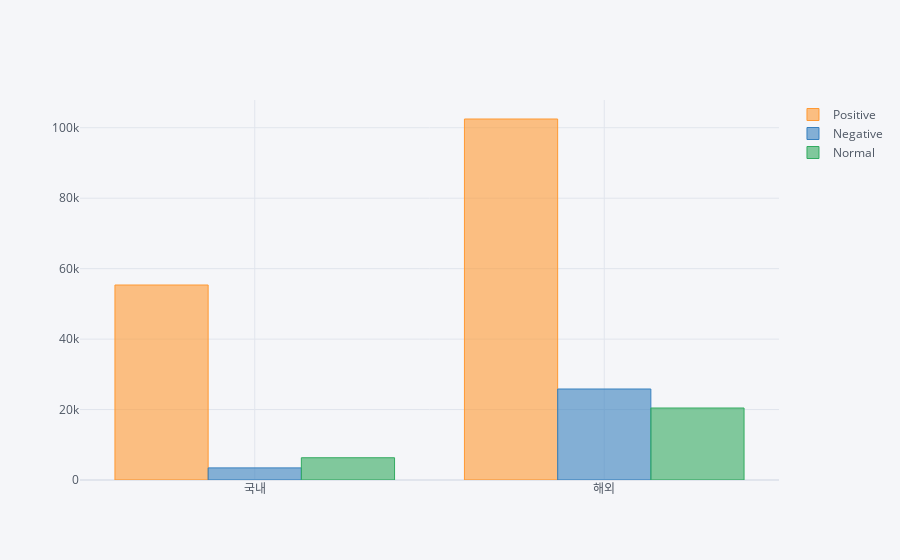

Notebook code cell kept with this figure:
### Code cell
internal_pos = 0
internal_neg = 0
internal_normal = 0
for filename in g1:
    df = pd.read_csv(path + filename)
    
    for idx in range(len(df)):
        score = df['score(afinn)'][idx]
        likeCnt = df['likeCount'][idx]
        if score > 0:
            internal_pos += score
        elif score < 0:
            internal_neg -= score
        else:
            internal_normal += (1)

overseas_pos = 0
overseas_neg = 0
overseas_normal = 0
for filename in g2:
    df = pd.read_csv(path + filename)
    
    for idx in range(len(df)):
        score = df['score(afinn)'][idx]
        likeCnt = df['likeCount'][idx]
        if score > 0:
            overseas_pos += (score)
        elif score < 0:
            overseas_neg -= (score)
        else:
            overseas_normal += (1)

df = pd.DataFrame({
    'Positive': [internal_pos, overseas_pos],
    'Negative': [internal_neg, overseas_neg],
    'Normal': [internal_normal, overseas_normal]
}, index=label)
df.iplot(kind='bar')

### Figure 1 — Plotly figure (JSON) as saved in the notebook; plotly's stock layout.template omitted (floating-point values rounded to 4 significant figures)
{"data": [{"marker": {"color": "rgba(255, 153, 51, 0.6)", "line": {"color": "rgba(255, 153, 51, 1.0)", "width": 1}}, "name": "Positive", "orientation": "v", "text": "", "type": "bar", "x": ["국내", "해외"], "y": [55359, 102485]}, {"marker": {"color": "rgba(55, 128, 191, 0.6)", "line": {"color": "rgba(55, 128, 191, 1.0)", "width": 1}}, "name": "Negative", "orientation": "v", "text": "", "type": "bar", "x": ["국내", "해외"], "y": [3439, 25832]}, {"marker": {"color": "rgba(50, 171, 96, 0.6)", "line": {"color": "rgba(50, 171, 96, 1.0)", "width": 1}}, "name": "Normal", "orientation": "v", "text": "", "type": "bar", "x": ["국내", "해외"], "y": [6320, 20439]}], "layout": {"legend": {"bgcolor": "#F5F6F9", "font": {"color": "#4D5663"}}, "paper_bgcolor": "#F5F6F9", "plot_bgcolor": "#F5F6F9", "title": {"font": {"color": "#4D5663"}}, "xaxis": {"gridcolor": "#E1E5ED", "showgrid": true, "tickfont": {"color": "#4D5663"}, "title": {"font": {"color": "#4D5663"}, "text": ""}, "zerolinecolor": "#E1E5ED"}, "yaxis": {"gridcolor": "#E1E5ED", "showgrid": true, "tickfont": {"color": "#4D5663"}, "title": {"font": {"color": "#4D5663"}, "text": ""}, "zerolinecolor": "#E1E5ED"}}}
